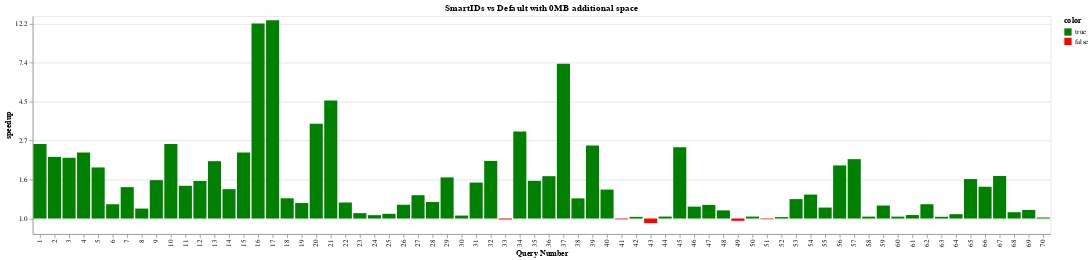

The code cell stored with this chart in its notebook:
### Code cell
chart = plot_speedup("SmartIDs vs Default", smartids, 0)
chart

### Figure 1 — Vega-Lite specification as saved in the notebook (floating-point values rounded to 4 significant figures)
{"$schema": "https://vega.github.io/schema/vega-lite/v4.17.0.json", "config": {"view": {"continuousHeight": 300, "continuousWidth": 400}}, "data": {"name": "data-8d6c4a32724e4b2de94f8ace192beaf8"}, "datasets": {"data-8d6c4a32724e4b2de94f8ace192beaf8": [{"budget": 0, "color": true, "expt_name": "smartid", "log_speedup": 0.9573, "query_name": "query1", "query_num": 1, "running_time": 0.01841, "speedup": 2.605}, {"budget": 0, "color": true, "expt_name": "smartid", "log_speedup": 0.7915, "query_name": "query2", "query_num": 2, "running_time": 0.01014, "speedup": 2.207}, {"budget": 0, "color": true, "expt_name": "smartid", "log_speedup": 0.7795, "query_name": "query3", "query_num": 3, "running_time": 0.01117, "speedup": 2.18}, {"budget": 0, "color": true, "expt_name": "smartid", "log_speedup": 0.8469, "query_name": "query4", "query_num": 4, "running_time": 0.01284, "speedup": 2.332}, {"budget": 0, "color": true, "expt_name": "smartid", "log_speedup": 0.6557, "query_name": "query5", "query_num": 5, "running_time": 0.04991, "speedup": 1.926}, {"budget": 0, "color": true, "expt_name": "smartid", "log_speedup": 0.1833, "query_name": "query6", "query_num": 6, "running_time": 1.25, "speedup": 1.201}, {"budget": 0, "color": true, "expt_name": "smartid", "log_speedup": 0.4028, "query_name": "query7", "query_num": 7, "running_time": 0.3863, "speedup": 1.496}, {"budget": 0, "color": true, "expt_name": "smartid", "log_speedup": 0.1277, "query_name": "query8", "query_num": 8, "running_time": 2.676, "speedup": 1.136}, {"budget": 0, "color": true, "expt_name": "smartid", "log_speedup": 0.4926, "query_name": "query9", "query_num": 9, "running_time": 0.1222, "speedup": 1.636}, {"budget": 0, "color": true, "expt_name": "smartid", "log_speedup": 0.958, "query_name": "query10", "query_num": 10, "running_time": 0.05157, "speedup": 2.607}, {"budget": 0, "color": true, "expt_name": "smartid", "log_speedup": 0.4199, "query_name": "query11", "query_num": 11, "running_time": 0.1777, "speedup": 1.522}, {"budget": 0, "color": true, "expt_name": "smartid", "log_speedup": 0.4821, "query_name": "query12", "query_num": 12, "running_time": 0.467, "speedup": 1.62}, {"budget": 0, "color": true, "expt_name": "smartid", "log_speedup": 0.7361, "query_name": "query13", "query_num": 13, "running_time": 0.2238, "speedup": 2.088}, {"budget": 0, "color": true, "expt_name": "smartid", "log_speedup": 0.3768, "query_name": "query14", "query_num": 14, "running_time": 0.7302, "speedup": 1.458}, {"budget": 0, "color": true, "expt_name": "smartid", "log_speedup": 0.8482, "query_name": "query15", "query_num": 15, "running_time": 0.137, "speedup": 2.335}, {"budget": 0, "color": true, "expt_name": "smartid", "log_speedup": 2.503, "query_name": "query16", "query_num": 16, "running_time": 0.03674, "speedup": 12.21}, {"budget": 0, "color": true, "expt_name": "smartid", "log_speedup": 2.546, "query_name": "query17", "query_num": 17, "running_time": 0.03342, "speedup": 12.75}, {"budget": 0, "color": true, "expt_name": "smartid", "log_speedup": 0.2596, "query_name": "query18", "query_num": 18, "running_time": 0.2543, "speedup": 1.296}, {"budget": 0, "color": true, "expt_name": "smartid", "log_speedup": 0.1984, "query_name": "query19", "query_num": 19, "running_time": 4.188, "speedup": 1.219}, {"budget": 0, "color": true, "expt_name": "smartid", "log_speedup": 1.217, "query_name": "query20", "query_num": 20, "running_time": 0.3386, "speedup": 3.377}, {"budget": 0, "color": true, "expt_name": "smartid", "log_speedup": 1.516, "query_name": "query21", "query_num": 21, "running_time": 0.1211, "speedup": 4.552}, {"budget": 0, "color": true, "expt_name": "smartid", "log_speedup": 0.2055, "query_name": "query22", "query_num": 22, "running_time": 1.748, "speedup": 1.228}, {"budget": 0, "color": true, "expt_name": "smartid", "log_speedup": 0.06916, "query_name": "query23", "query_num": 23, "running_time": 1.681, "speedup": 1.072}, {"budget": 0, "color": true, "expt_name": "smartid", "log_speedup": 0.04296, "query_name": "query24", "query_num": 24, "running_time": 1.284, "speedup": 1.044}, {"budget": 0, "color": true, "expt_name": "smartid", "log_speedup": 0.06038, "query_name": "query25", "query_num": 25, "running_time": 0.2183, "speedup": 1.062}, {"budget": 0, "color": true, "expt_name": "smartid", "log_speedup": 0.1766, "query_name": "query26", "query_num": 26, "running_time": 0.5846, "speedup": 1.193}, {"budget": 0, "color": true, "expt_name": "smartid", "log_speedup": 0.299, "query_name": "query27", "query_num": 27, "running_time": 0.218, "speedup": 1.349}, {"budget": 0, "color": true, "expt_name": "smartid", "log_speedup": 0.2126, "query_name": "query28", "query_num": 28, "running_time": 0.7596, "speedup": 1.237}, {"budget": 0, "color": true, "expt_name": "smartid", "log_speedup": 0.5276, "query_name": "query29", "query_num": 29, "running_time": 0.3003, "speedup": 1.695}, {"budget": 0, "color": true, "expt_name": "smartid", "log_speedup": 0.03793, "query_name": "query30", "query_num": 30, "running_time": 2.878, "speedup": 1.039}, {"budget": 0, "color": true, "expt_name": "smartid", "log_speedup": 0.4614, "query_name": "query31", "query_num": 31, "running_time": 0.02306, "speedup": 1.586}, {"budget": 0, "color": true, "expt_name": "smartid", "log_speedup": 0.7395, "query_name": "query32", "query_num": 32, "running_time": 0.02422, "speedup": 2.095}, {"budget": 0, "color": false, "expt_name": "smartid", "log_speedup": -0.01231, "query_name": "query33", "query_num": 33, "running_time": 1.157, "speedup": 0.9878}, {"budget": 0, "color": true, "expt_name": "smartid", "log_speedup": 1.117, "query_name": "query34", "query_num": 34, "running_time": 0.08281, "speedup": 3.056}, {"budget": 0, "color": true, "expt_name": "smartid", "log_speedup": 0.4837, "query_name": "query35", "query_num": 35, "running_time": 0.03238, "speedup": 1.622}, {"budget": 0, "color": true, "expt_name": "smartid", "log_speedup": 0.5435, "query_name": "query36", "query_num": 36, "running_time": 0.2062, "speedup": 1.722}, {"budget": 0, "color": true, "expt_name": "smartid", "log_speedup": 1.987, "query_name": "query37", "query_num": 37, "running_time": 0.1065, "speedup": 7.292}, {"budget": 0, "color": true, "expt_name": "smartid", "log_speedup": 0.2587, "query_name": "query38", "query_num": 38, "running_time": 0.06565, "speedup": 1.295}, {"budget": 0, "color": true, "expt_name": "smartid", "log_speedup": 0.9361, "query_name": "query39", "query_num": 39, "running_time": 0.1118, "speedup": 2.55}, {"budget": 0, "color": true, "expt_name": "smartid", "log_speedup": 0.3715, "query_name": "query40", "query_num": 40, "running_time": 0.1655, "speedup": 1.45}, {"budget": 0, "color": false, "expt_name": "smartid", "log_speedup": -0.009662, "query_name": "query41", "query_num": 41, "running_time": 4.402, "speedup": 0.9904}, {"budget": 0, "color": true, "expt_name": "smartid", "log_speedup": 0.02134, "query_name": "query42", "query_num": 42, "running_time": 1.804, "speedup": 1.022}, {"budget": 0, "color": false, "expt_name": "smartid", "log_speedup": -0.05961, "query_name": "query43", "query_num": 43, "running_time": 5.635, "speedup": 0.9421}, {"budget": 0, "color": true, "expt_name": "smartid", "log_speedup": 0.02493, "query_name": "query44", "query_num": 44, "running_time": 0.8003, "speedup": 1.025}, {"budget": 0, "color": true, "expt_name": "smartid", "log_speedup": 0.9152, "query_name": "query45", "query_num": 45, "running_time": 0.2657, "speedup": 2.497}, {"budget": 0, "color": true, "expt_name": "smartid", "log_speedup": 0.1523, "query_name": "query46", "query_num": 46, "running_time": 0.6745, "speedup": 1.165}, {"budget": 0, "color": true, "expt_name": "smartid", "log_speedup": 0.1749, "query_name": "query47", "query_num": 47, "running_time": 1.357, "speedup": 1.191}, {"budget": 0, "color": true, "expt_name": "smartid", "log_speedup": 0.1045, "query_name": "query48", "query_num": 48, "running_time": 1.073, "speedup": 1.11}, {"budget": 0, "color": false, "expt_name": "smartid", "log_speedup": -0.02932, "query_name": "query49", "query_num": 49, "running_time": 3.561, "speedup": 0.9711}, {"budget": 0, "color": true, "expt_name": "smartid", "log_speedup": 0.02484, "query_name": "query50", "query_num": 50, "running_time": 2.351, "speedup": 1.025}, {"budget": 0, "color": false, "expt_name": "smartid", "log_speedup": -0.00817, "query_name": "query51", "query_num": 51, "running_time": 5.149, "speedup": 0.9919}, {"budget": 0, "color": true, "expt_name": "smartid", "log_speedup": 0.01837, "query_name": "query52", "query_num": 52, "running_time": 2.881, "speedup": 1.019}, {"budget": 0, "color": true, "expt_name": "smartid", "log_speedup": 0.2492, "query_name": "query53", "query_num": 53, "running_time": 0.1295, "speedup": 1.283}, {"budget": 0, "color": true, "expt_name": "smartid", "log_speedup": 0.3076, "query_name": "query54", "query_num": 54, "running_time": 0.139, "speedup": 1.36}, {"budget": 0, "color": true, "expt_name": "smartid", "log_speedup": 0.1409, "query_name": "query55", "query_num": 55, "running_time": 0.1819, "speedup": 1.151}, {"budget": 0, "color": true, "expt_name": "smartid", "log_speedup": 0.6816, "query_name": "query56", "query_num": 56, "running_time": 0.3494, "speedup": 1.977}, {"budget": 0, "color": true, "expt_name": "smartid", "log_speedup": 0.7623, "query_name": "query57", "query_num": 57, "running_time": 0.3048, "speedup": 2.143}, {"budget": 0, "color": true, "expt_name": "smartid", "log_speedup": 0.02439, "query_name": "query58", "query_num": 58, "running_time": 26.96, "speedup": 1.025}, {"budget": 0, "color": true, "expt_name": "smartid", "log_speedup": 0.1667, "query_name": "query59", "query_num": 59, "running_time": 0.166, "speedup": 1.181}, {"budget": 0, "color": true, "expt_name": "smartid", "log_speedup": 0.02436, "query_name": "query60", "query_num": 60, "running_time": 170.1, "speedup": 1.025}, {"budget": 0, "color": true, "expt_name": "smartid", "log_speedup": 0.04445, "query_name": "query61", "query_num": 61, "running_time": 9.575, "speedup": 1.045}, {"budget": 0, "color": true, "expt_name": "smartid", "log_speedup": 0.1833, "query_name": "query62", "query_num": 62, "running_time": 1.114, "speedup": 1.201}, {"budget": 0, "color": true, "expt_name": "smartid", "log_speedup": 0.02209, "query_name": "query63", "query_num": 63, "running_time": 2.825, "speedup": 1.022}, {"budget": 0, "color": true, "expt_name": "smartid", "log_speedup": 0.05574, "query_name": "query64", "query_num": 64, "running_time": 2.024, "speedup": 1.057}, {"budget": 0, "color": true, "expt_name": "smartid", "log_speedup": 0.5064, "query_name": "query65", "query_num": 65, "running_time": 0.09857, "speedup": 1.659}, {"budget": 0, "color": true, "expt_name": "smartid", "log_speedup": 0.4074, "query_name": "query66", "query_num": 66, "running_time": 0.6857, "speedup": 1.503}, {"budget": 0, "color": true, "expt_name": "smartid", "log_speedup": 0.5467, "query_name": "query67", "query_num": 67, "running_time": 0.5001, "speedup": 1.727}, {"budget": 0, "color": true, "expt_name": "smartid", "log_speedup": 0.08099, "query_name": "query68", "query_num": 68, "running_time": 0.2523, "speedup": 1.084}, {"budget": 0, "color": true, "expt_name": "smartid", "log_speedup": 0.1105, "query_name": "query69", "query_num": 69, "running_time": 0.1654, "speedup": 1.117}, {"budget": 0, "color": true, "expt_name": "smartid", "log_speedup": 0.01318, "query_name": "query70", "query_num": 70, "running_time": 5.18, "speedup": 1.013}]}, "encoding": {"color": {"field": "color", "scale": {"domain": [true, false], "range": ["green", "red"]}, "type": "nominal"}, "x": {"axis": {"title": "Query Number"}, "field": "query_num", "type": "ordinal"}, "y": {"axis": {"format": ",.0f", "labelExpr": "format(exp(datum.value),',.1f')", "title": "speedup"}, "field": "log_speedup", "type": "quantitative"}}, "mark": "bar", "title": {"text": "SmartIDs vs Default with 0MB additional space"}}
